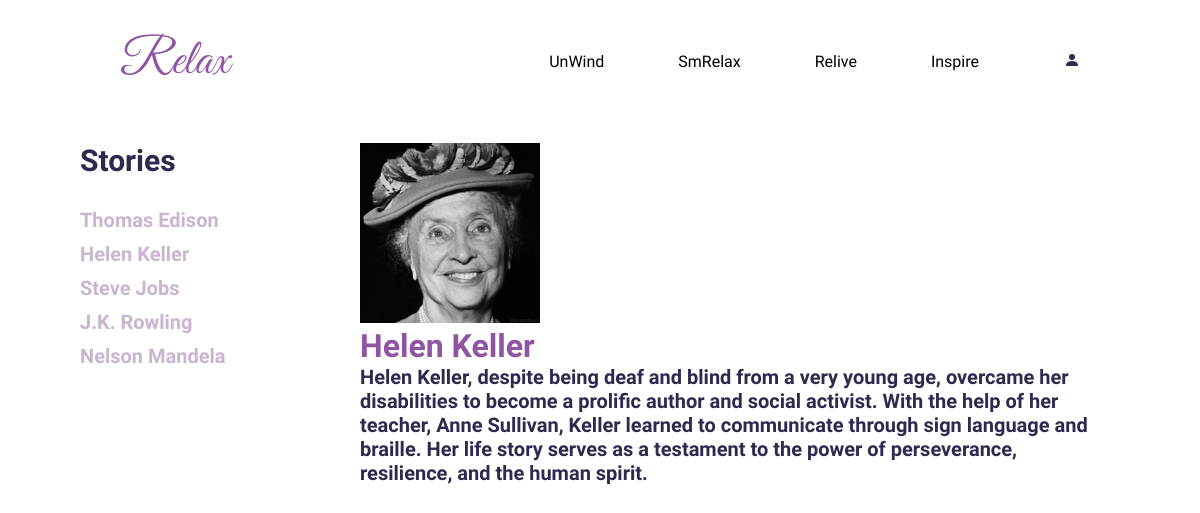
/inspire/?story_id=2, run on the app's committed database.
### Inspire/models.py (models this page shows, shortened)
class Story(models.Model):
    p_id = models.IntegerField(primary_key=True)
    p_name = models.CharField(max_length=100)
    stories = models.TextField()
    pic = models.FileField(upload_to='img')

### Inspire/views.py (the view)
# urls.py: path('',views.inspire )
def inspire(request):
    story_id = request.GET.get('story_id')
    if story_id:
        info = Story.objects.filter(p_id=story_id)
    else:
        info = Story.objects.filter(p_id=1)
    story= Story.objects.all()
    context={'story' : story, 'info' : info}
    return render(request, 'Inspire/inspire.html',context)

### Inspire/templates/Inspire/inspire.html (shortened to what this page needs)
<!DOCTYPE html>
<html lang="en">
<head>
    {% load static %}
    <link rel="stylesheet" href="{% static 'css/IN.css' %}">
</head>
<body>
    <div class="main">
        <div class="navbar">
            <a href="/" class="logo">Relax</a>
            <ul>
                <li><a href="/unwind">UnWind</a></li>
                <li><a href="#">SmRelax</a></li>
                <li><a href="/relive">Relive</a></li>
                <li><a href="#">Inspire</a></li>
            </ul>
            <div class="navbar-icon">
                <a href="#">
                    <svg xmlns="http://www.w3.org/2000/svg" width="16" height="16" fill="currentColor" class="bi bi-person-fill" viewBox="0 0 16 16">
                    <path d="M3 14s-1 0-1-1 1-4 6-4 6 3 6 4-1 1-1 1zm5-6a3 3 0 1 0 0-6 3 3 0 0 0 0 6"/>
                    </svg></a>
            </div>
        </div>
    </div>
    <div class="banner">
        <div class="left">
            <h1 class=>Stories</h1>
            <div class="list">
            {% for i in story %}
            <h4><a href="?story_id={{ i.p_id }}"><h4>{{ i.p_name }}</h4></a></h4>
            {% endfor %}
            </div>
        </div>
        <div class="right">
            <div class="info">
                {% for j in info %}
                <img src="{{ j.pic.url }}" alt="Pic">
                <h2>{{ j.p_name }}</h2>
                <h4>{{ j.stories }}</h4>
                {% endfor %}
            </div>
        </div>
    </div>
</body>
</html>

### static/css/IN.css (style rules this page uses)
* { margin: 0; padding: 0; font-family: 'Dosis', sans-serif; color: #2E294E; }
.logo { text-decoration: none; color: #9055A2; font-family: Great Vibes; font-size: 50px; font-style: normal; font-weight: 400; line-height: normal; }
.main { width: 80%; margin: auto; }
.navbar { margin: 30px auto; display: flex; align-items: center; }
ul { flex: 1; text-align: right; }
ul li { display: inline-block; list-style: none; margin: 0 25px; }
ul li a { text-decoration: none; color: black; padding: 0 10px; position: relative; }
ul li a::after { content: ''; width: 0%; height: 10px; background: #9055A2; position: absolute; left: 50%; transform: translateX(-50%); top:-55px; transition: 0.3s; }
.navbar-icon { margin-left: 50px; }
.navbar-icon svg { height: 30px; }
.banner { display: flex; margin-top: 50px; }
.left,.right { flex-basis: 30%; }

### Inspire/templates/Inspire/inspire.html (style rules this page uses)
.banner .left h1 { font-size: 30px; margin: 0px 0px 0px 80px; }
.list { margin: 30px 0px 0px 80px; }
.list h4 a { text-decoration: none; }
.list h4 a h4 { font-size: 20px; padding-bottom: 10px; color: #c9b5cf; cursor: pointer; display: flex; align-items: center; transition: .3s linear; }
.info { margin: auto; width: 750px; padding: 0px; }
.info img { height: 180px; }
.info h2 { color: #9055A2; font-size: 32px; }
.info h4 { font-size: 20px; }

### data on the page
Story: p_name "Thomas Edison"
Story: p_name "Helen Keller", pic (picture), stories "Helen Keller, despite being deaf and blind from a very young age, overcame her disabilities to become a prolific author and social activist. With the help of her teacher, Anne Sullivan, Keller learned to communicate through sign language and braille. Her life story serves as a testament to the power of perseverance, resilience, and the human spirit."
Story: p_name "Steve Jobs"
Story: p_name "J.K. Rowling"
Story: p_name "Nelson Mandela"
